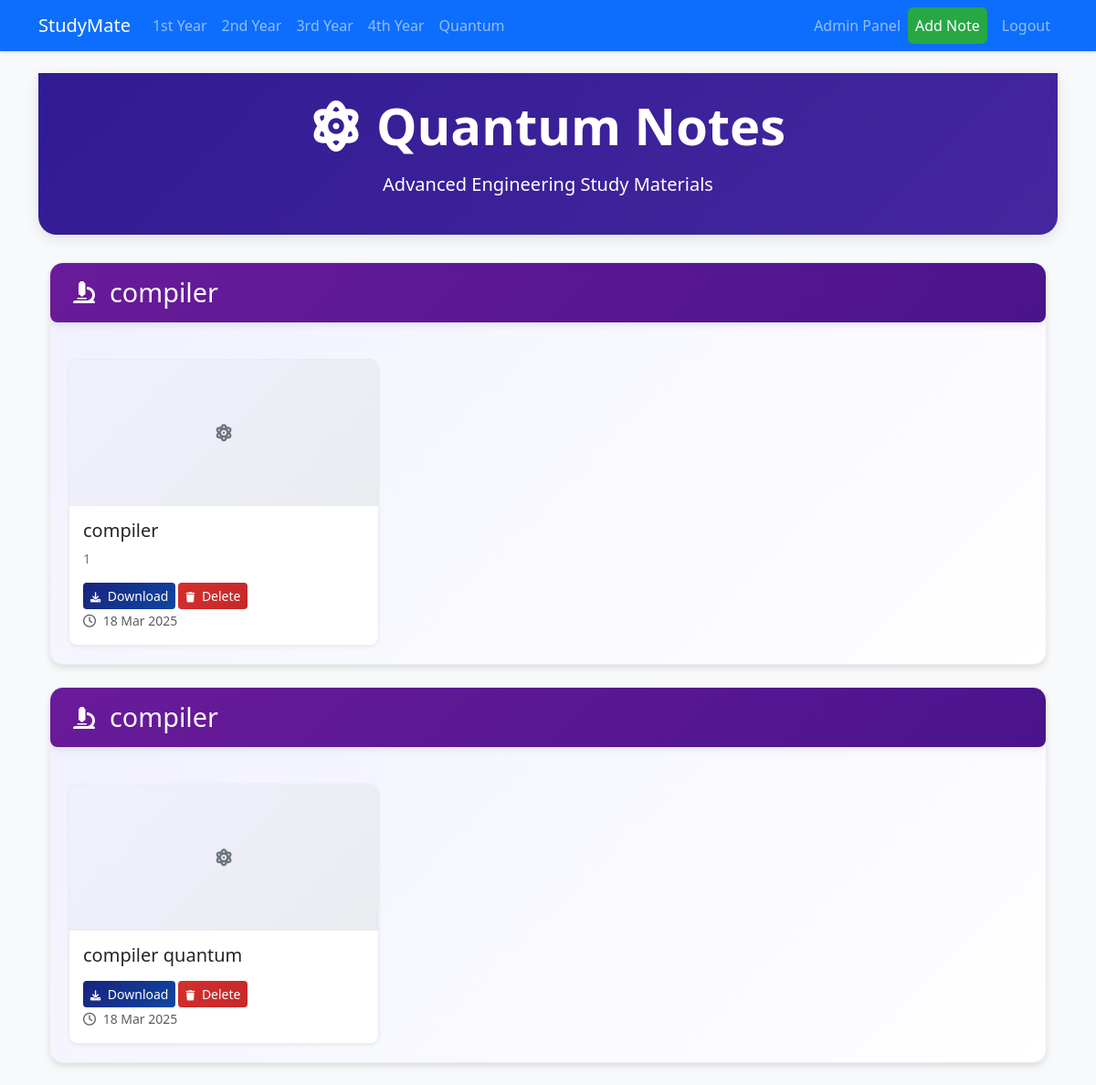
/quantum/ (signed in), run on an earlier commit of the app's database.
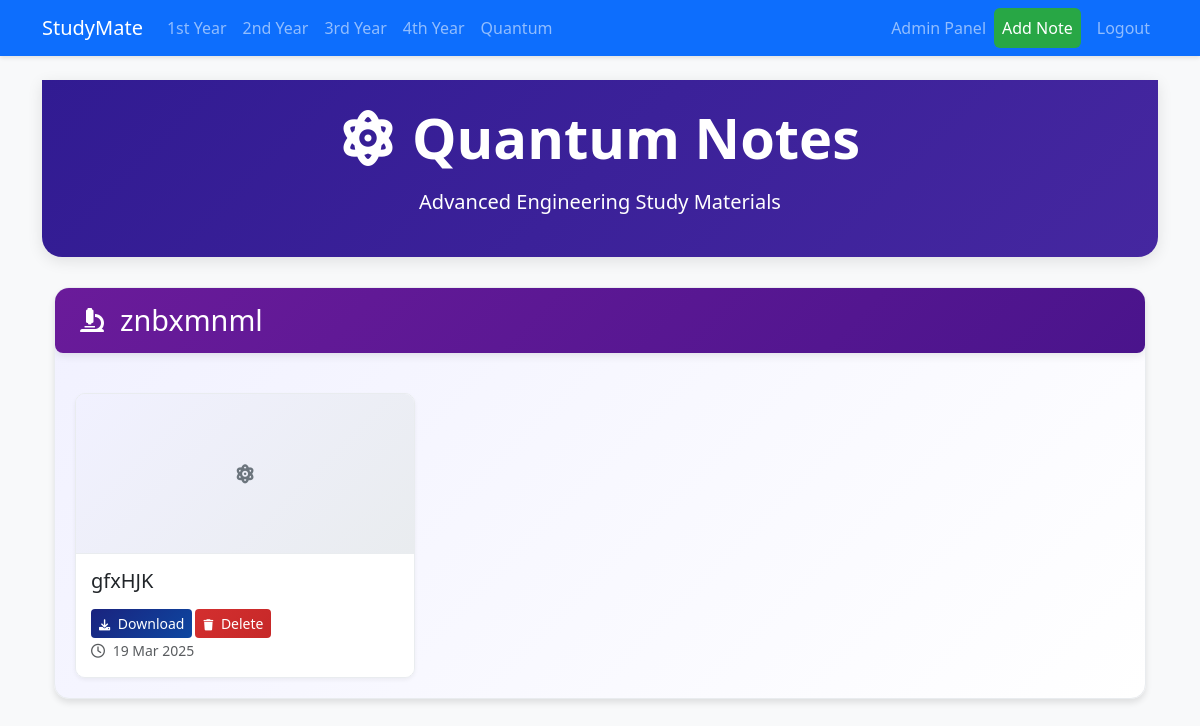
And on a later commit of the database.
### notes/models.py (models this page shows, shortened)
class Subject(models.Model):
    name = models.CharField(max_length=100)
    year = models.IntegerField()  # 1 for 1st year, 2 for 2nd year, etc.
    image = models.ImageField(upload_to='subject_images/', null=True, blank=True)
    is_quantum = models.BooleanField(default=False)
    class Meta:
        ordering = ['name']

class Note(models.Model):
    title = models.CharField(max_length=200)
    chapter = models.ForeignKey(Chapter, on_delete=models.CASCADE)
    file = models.FileField(upload_to='notes/')
    uploaded_by = models.ForeignKey(User, on_delete=models.CASCADE)
    upload_date = models.DateTimeField(auto_now_add=True)

class Chapter(models.Model):
    name = models.CharField(max_length=200)
    subject = models.ForeignKey(Subject, on_delete=models.CASCADE)
    image = models.ImageField(upload_to='chapter_images/', null=True, blank=True)
    unit_number = models.IntegerField(default=1)
    class Meta:
        ordering = ['unit_number', 'name']

### notes/views.py (the view)
# urls.py: path('quantum/', views.quantum, name='quantum'),
@login_required
def quantum(request):
    subjects = Subject.objects.filter(is_quantum=True)
    subjects_data = []
    for subject in subjects:
        notes = Note.objects.filter(chapter__subject=subject).order_by('-upload_date')
        subjects_data.append({
            'subject': subject,
            'notes': notes
        })
    return render(request, 'quantum.html', {
        'subjects': subjects_data
    })

### templates/quantum.html (shortened to what this page needs)
{% extends 'base.html' %}
{% block content %}
<div class="hero-section text-center py-4" style="background: linear-gradient(135deg, #311B92, #4527A0); color: white; margin-bottom: 30px;">
    <div class="container">
        <h1 class="display-4 fw-bold mb-3">
            <i class="fas fa-atom me-3"></i>Quantum Notes
        </h1>
        <p class="lead">Advanced Engineering Study Materials</p>
    </div>
</div>
<div class="container">
    {% for subject_data in subjects %}
        <div class="subject-card mb-4">
            <div class="subject-header" style="background: linear-gradient(135deg, #6A1B9A, #4A148C);">
                <i class="fas fa-microscope me-3"></i>
                <h2>{{ subject_data.subject.name }}</h2>
            </div>
            <div class="notes-grid">
                {% for note in subject_data.notes %}
                    <div class="note-card">
                        <div class="note-image">
                            {% if note.chapter.image %}
                                <img src="{{ note.chapter.image.url }}" alt="{{ note.title }}">
                            {% else %}
                                <div class="default-note-image">
                                    <i class="fas fa-atom fa-2x"></i>
                                </div>
                            {% endif %}
                        </div>
                        <div class="note-content">
                            <h5 class="note-title">{{ note.title }}</h5>
                            <p class="chapter-name">{{ note.chapter.name }}</p>
                            <div class="note-actions">
                                <a href="{{ note.file.url }}" class="btn btn-primary btn-sm" download>
                                    <i class="fas fa-download me-1"></i> Download
                                </a>
                                {% if request.user.is_staff %}
                                    <a href="{% url 'delete_note' note.id %}" class="btn btn-danger btn-sm"
                                       onclick="return confirm('Are you sure you want to delete this note?')">
                                        <i class="fas fa-trash me-1"></i> Delete
                                    </a>
                                {% endif %}
                            </div>
                            <div class="note-info">
                                <small class="text-muted">
                                    <i class="far fa-clock me-1"></i>
                                    {{ note.upload_date|date:"d M Y" }}
                                </small>
                            </div>
                        </div>
                    </div>
                {% endfor %}
            </div>
        </div>
    {% empty %}
        <div class="text-center py-5">
            <i class="fas fa-atom fa-4x text-muted mb-3"></i>
            <h3>No quantum notes found</h3>
            <p class="text-muted">There are no quantum notes available yet.</p>
        </div>
    {% endfor %}
</div>
{% endblock %}

What changed in the data, as far as the page shows it:
removed Subject: subject.name "compiler"
removed Note: title "compiler", chapter.name "1", upload_date "18 Mar 2025"
removed Subject: subject.name "compiler"
removed Note: title "compiler quantum", upload_date "18 Mar 2025", shown under "compiler"
added Subject: subject.name "znbxmnml"
added Note: title "gfxHJK", upload_date "19 Mar 2025", shown under "znbxmnml"
